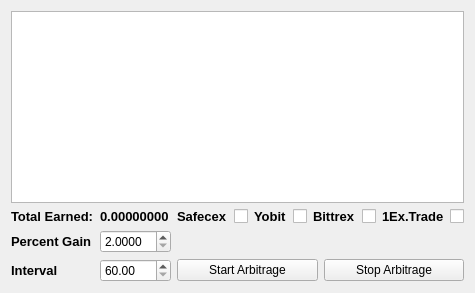
     <widget class="QWidget" name="Trade">
      <attribute name="title">
       <string>Trade</string>
      </attribute>
      <layout class="QGridLayout" name="gridLayout_4">
       <item row="0" column="0" colspan="4">
        <widget class="QTableWidget" name="DebugHistory">
         <property name="verticalScrollBarPolicy">
          <enum>Qt::ScrollBarAsNeeded</enum>
         </property>
        </widget>
       </item>
       <item row="1" column="0">
        <widget class="QLabel" name="label">
         <property name="font">
          <font>
           <pointsize>10</pointsize>
           <weight>75</weight>
           <bold>true</bold>
          </font>
         </property>
         <property name="text">
          <string>Total Earned:</string>
         </property>
         <property name="alignment">
          <set>Qt::AlignLeading|Qt::AlignLeft|Qt::AlignVCenter</set>
         </property>
        </widget>
       </item>
       <item row="1" column="1">
        <widget class="QLabel" name="TotalEarned">
         <property name="font">
          <font>
           <pointsize>10</pointsize>
           <weight>75</weight>
           <bold>true</bold>
          </font>
         </property>
         <property name="text">
          <string>0.00000000</string>
         </property>
        </widget>
       </item>
       <item row="1" column="2" colspan="2">
        <layout class="QHBoxLayout" name="horizontalLayout_2">
         <item>
          <layout class="QHBoxLayout" name="SafecexLayout">
           <item>
            <widget class="QLabel" name="SafecexLabel">
             <property name="font">
              <font>
               <pointsize>10</pointsize>
               <weight>75</weight>
               <bold>true</bold>
              </font>
             </property>
             <property name="text">
              <string>Safecex</string>
             </property>
            </widget>
           </item>
           <item>
            <widget class="QCheckBox" name="SafecexCheckbox">
             <property name="text">
              <string/>
             </property>
            </widget>
           </item>
          </layout>
         </item>
         <item>
          <layout class="QHBoxLayout" name="SafecexLayout_2">
           <item>
            <widget class="QLabel" name="YobitLabel">
             <property name="font">
              <font>
               <pointsize>10</pointsize>
               <weight>75</weight>
               <bold>true</bold>
              </font>
             </property>
             <property name="text">
              <string>Yobit</string>
             </property>
            </widget>
           </item>
           <item>
            <widget class="QCheckBox" name="YobitCheckbox">
             <property name="text">
              <string/>
             </property>
            </widget>
           </item>
          </layout>
         </item>
         <item>
          <layout class="QHBoxLayout" name="BittrexLayout">
           <item>
            <widget class="QLabel" name="BittrexLabel">
             <property name="font">
              <font>
               <pointsize>10</pointsize>
               <weight>75</weight>
               <bold>true</bold>
              </font>
             </property>
             <property name="text">
              <string>Bittrex</string>
             </property>
            </widget>
           </item>
           <item>
            <widget class="QCheckBox" name="BittrexCheckbox">
             <property name="text">
              <string/>
             </property>
             <property name="iconSize">
              <size>
               <width>20</width>
               <height>20</height>
              </size>
             </property>
            </widget>
           </item>
          </layout>
         </item>
         <item>
          <layout class="QHBoxLayout" name="ExtradeLayout">
           <item>
            <widget class="QLabel" name="ExtradeLabel">
             <property name="font">
              <font>
               <pointsize>10</pointsize>
               <weight>75</weight>
               <bold>true</bold>
              </font>
             </property>
             <property name="text">
              <string>1Ex.Trade</string>
             </property>
            </widget>
           </item>
           <item>
            <widget class="QCheckBox" name="ExtradeCheckbox">
             <property name="text">
              <string/>
             </property>
             <property name="iconSize">
              <size>
               <width>16</width>
               <height>16</height>
              </size>
             </property>
            </widget>
           </item>
          </layout>
         </item>
        </layout>
       </item>
       <item row="2" column="0">
        <widget class="QLabel" name="label_16">
         <property name="font">
          <font>
           <pointsize>10</pointsize>
           <weight>75</weight>
           <bold>true</bold>
          </font>
         </property>
         <property name="text">
          <string>Percent Gain</string>
         </property>
        </widget>
       </item>
       <item row="2" column="1">
        <widget class="QDoubleSpinBox" name="PercentGain">
         <property name="decimals">
          <number>4</number>
         </property>
         <property name="minimum">
          <double>2.000000000000000</double>
         </property>
        </widget>
       </item>
       <item row="3" column="0">
        <widget class="QLabel" name="label_17">
         <property name="font">
          <font>
           <pointsize>10</pointsize>
           <weight>75</weight>
           <bold>true</bold>
          </font>
         </property>
         <property name="text">
          <string>Interval</string>
         </property>
        </widget>
       </item>
       <item row="3" column="1">
        <widget class="QDoubleSpinBox" name="Interval">
         <property name="minimum">
          <double>60.000000000000000</double>
         </property>
         <property name="maximum">
          <double>6000.000000000000000</double>
         </property>
        </widget>
       </item>
       <item row="3" column="2">
        <widget class="QPushButton" name="StartArbButton">
         <property name="text">
          <string>Start Arbitrage</string>
         </property>
         <property name="autoRepeat">
          <bool>false</bool>
         </property>
        </widget>
       </item>
       <item row="3" column="3">
        <widget class="QPushButton" name="StopArbButton">
         <property name="text">
          <string>Stop Arbitrage</string>
         </property>
        </widget>
       </item>
      </layout>
     </widget>
